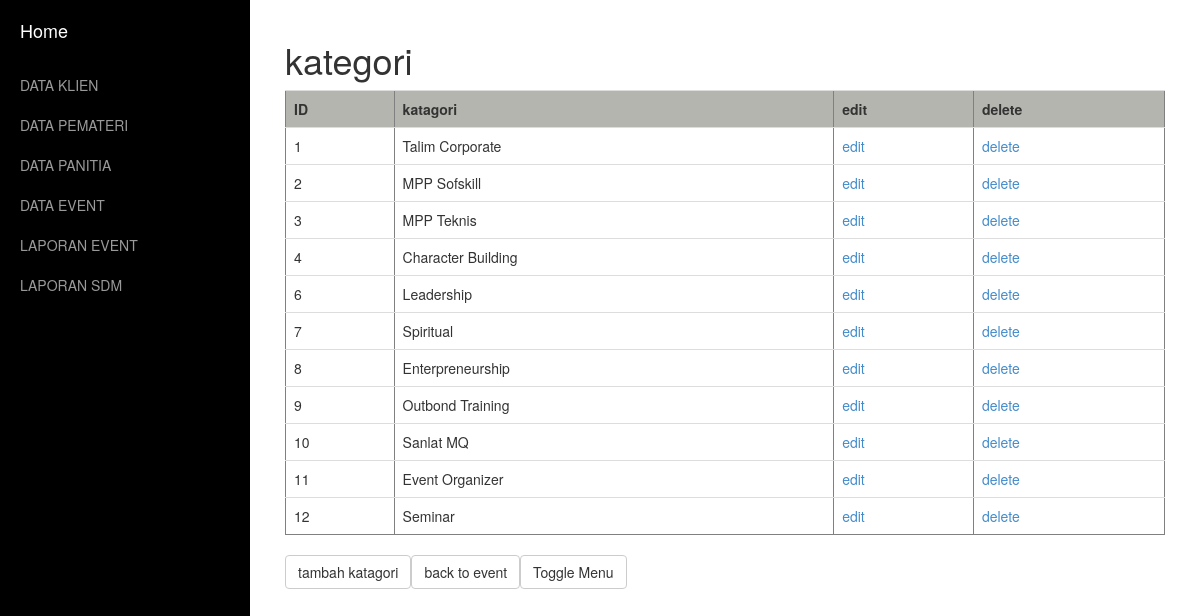
Page /KATAGORI/index.php on the committed database.
### tables this page shows
CREATE TABLE IF NOT EXISTS `tb_katagori` (
  `id_katagori` int(11) NOT NULL AUTO_INCREMENT,
  `katagori` varchar(25) NOT NULL,
  PRIMARY KEY (`id_katagori`)
);

### KATAGORI/index.php (called while the page is built, shortened)
<?php
	include "katagori.php";
	$katagori = new katagori();
	$data_katagori = $katagori->get_katagori();
	include "view.index.php";
?>

### KATAGORI/katagori.php (called while the page is built, shortened)
<?php
class katagori{
	function get_katagori(){
		$sql = "select * from tb_katagori";
		$query = mysql_query($sql) or die ("Gagal query : ".$sql);
		return $query;
	}
}
?>

### KATAGORI/view.index.php (the view, shortened to what this page needs)
<!DOCTYPE html>
<html lang="en">
<head>
    <link href="asset/css/bootstrap.min.css" rel="stylesheet">
    <link href="asset/css/simple-sidebar.css" rel="stylesheet">
</head>
<body>
    <div id="wrapper">
        <div id="sidebar-wrapper">
            <ul class="sidebar-nav">
                <li class="sidebar-brand">
                    <a href="../home.php">
                        Home
                    </a>
                </li>
                <li>
                    <a href="../KLIEN/index.php">DATA KLIEN</a>
                </li>
                <li>
                    <a href="../PEMATERI/index.php">DATA PEMATERI</a>
                </li>
                <li>
                    <a href="../PANITIA/index.php">DATA PANITIA</a>
                </li>
                <li>
                    <a href="../EVENT/index.php">DATA EVENT</a>
                </li>
                <li>
                    <a href="#">LAPORAN EVENT</a>
                </li>
                <li>
                    <a href="#">LAPORAN SDM</a>
                </li>
            </ul>
        </div>
        <div id="page-content-wrapper">
            <div class="container-fluid">
                <div class="row">
                    <div class="col-lg-12">
                       <h1>kategori</h1>
	   <table class="table" border="1">
			<tr bgcolor="#B5B5B0">
				<th>ID</th>
				<th>katagori</th>
				<th>edit</th>
				<th>delete</th>
			</tr>
		<?php while($v = mysql_fetch_array($data_katagori)):;?>
			<tr>
				<td><?php echo $v["id_katagori"];?></td>
				<td><?php echo $v["katagori"];?></td>
				<td><a href="formedit.php?id=<?php echo $v["id_katagori"]; ?>">edit</a></td>
				<td><a href="delete.php?id=<?php echo $v["id_katagori"]; ?>">delete</a></td>
			</tr>
			<?php endwhile;?>
		<table>
						<a href="view.form.php" class="btn btn-default" >tambah katagori</a>
						<a href="../EVENT/view.form.php" class="btn btn-default" >back to event</a>
                        <a href="#menu-toggle" class="btn btn-default" id="menu-toggle">Toggle Menu</a>
                    </div>
                </div>
            </div>
        </div>
    </div>
</body>
</html>

### KATAGORI/asset/css/simple-sidebar.css (style rules this page uses)
#wrapper { padding-left: 0; -webkit-transition: all 0.5s ease; -moz-transition: all 0.5s ease; -o-transition: all 0.5s ease; transition: all 0.5s ease; }
#sidebar-wrapper { z-index: 1000; position: fixed; left: 250px; width: 0; height: 100%; margin-left: -250px; overflow-y: auto; background: #000; -webkit-transition: all 0.5s ease; -moz-transition: all 0.5s ease; -o-transition: all 0.5s ease; transition: all 0.5s ease; }
#page-content-wrapper { width: 100%; padding: 15px; }
.sidebar-nav { position: absolute; top: 0; width: 250px; margin: 0; padding: 0; list-style: none; }
.sidebar-nav li { text-indent: 20px; line-height: 40px; }
.sidebar-nav li a { display: block; text-decoration: none; color: #999999; }
.sidebar-nav > .sidebar-brand { height: 65px; font-size: 18px; line-height: 60px; }
.sidebar-nav > .sidebar-brand a { color: #999999; }
@media (min-width:768px) { #wrapper { padding-left: 250px; } }
@media (min-width:768px) { #sidebar-wrapper { width: 250px; } }
@media (min-width:768px) { #page-content-wrapper { padding: 20px; } }

### rows in the picture
tb_katagori: id_katagori "1", katagori "Talim Corporate"
tb_katagori: id_katagori "2", katagori "MPP Sofskill"
tb_katagori: id_katagori "3", katagori "MPP Teknis"
tb_katagori: id_katagori "4", katagori "Character Building"
tb_katagori: id_katagori "6", katagori "Leadership"
tb_katagori: id_katagori "7", katagori "Spiritual"
tb_katagori: id_katagori "8", katagori "Enterpreneurship"
tb_katagori: id_katagori "9", katagori "Outbond Training"
tb_katagori: id_katagori "10", katagori "Sanlat MQ"
tb_katagori: id_katagori "11", katagori "Event Organizer"
tb_katagori: id_katagori "12", katagori "Seminar"
